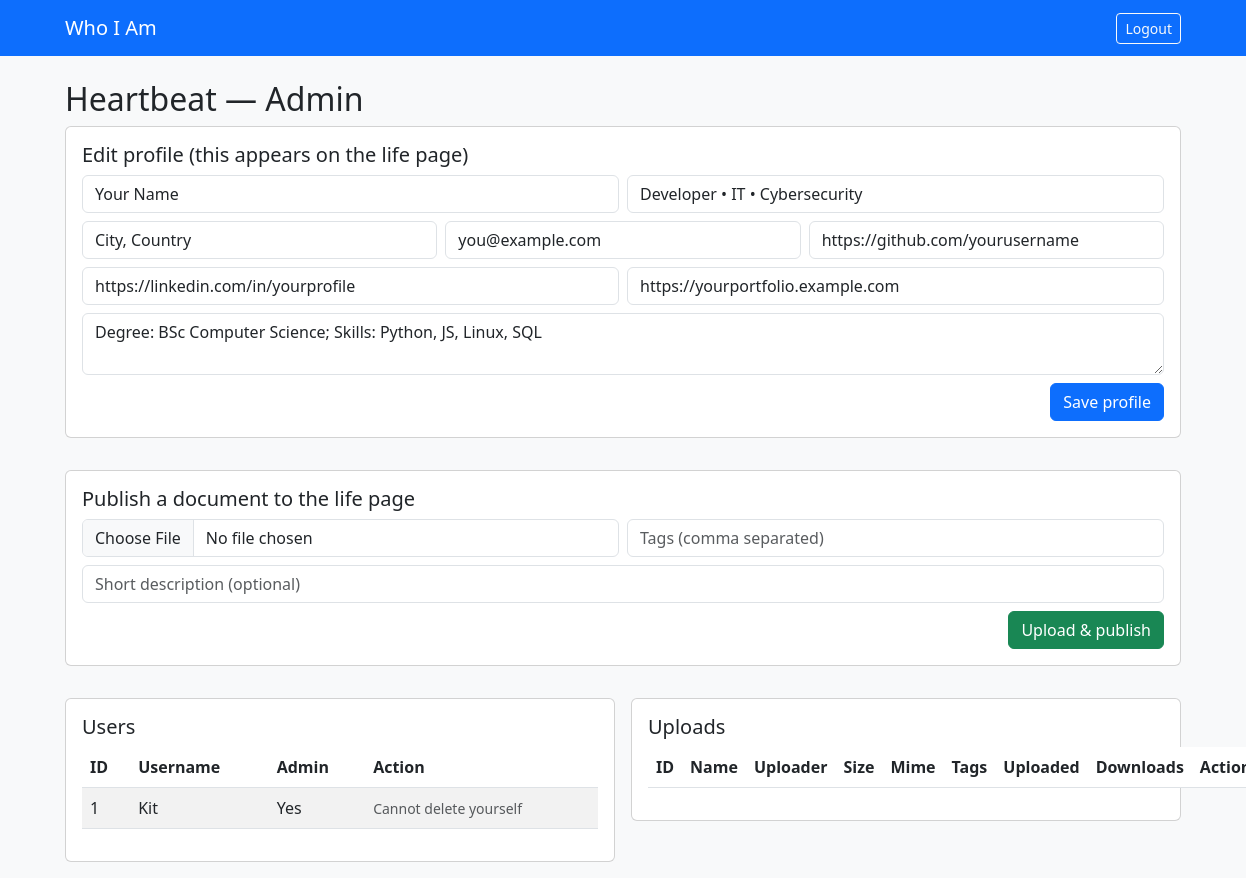
Screenshot of /heartbeat (signed in) with the database file from the repository.
### tables this page shows
CREATE TABLE profile (
            id INTEGER PRIMARY KEY CHECK (id = 1),
            name TEXT,
            tagline TEXT,
            location TEXT,
            contact_email TEXT,
            github TEXT,
            linkedin TEXT,
            portfolio TEXT,
            quick_facts TEXT
        , last_pulse TEXT DEFAULT NULL);

CREATE TABLE users (
            id INTEGER PRIMARY KEY AUTOINCREMENT,
            username TEXT UNIQUE NOT NULL,
            password_hash TEXT NOT NULL,
            sec_question TEXT,
            sec_answer_hash TEXT,
            is_admin INTEGER DEFAULT 0
        );

### app.py (the view)
@app.route("/heartbeat")
def heartbeat():
    if "username" not in session or not session.get("is_admin"):
        flash("Admin access required", "danger")
        return redirect(url_for("alpha"))
    db = get_db()
    users = db.execute("SELECT * FROM users ORDER BY id ASC").fetchall()
    uploads = db.execute("SELECT * FROM uploads ORDER BY uploaded_at DESC").fetchall()
    profile = get_profile()
    return render_template("heartbeat.html", users=users, uploads=uploads, profile=profile)

### app.py (called while the page is built)
def get_db():
    if getattr(g, "_db", None) is None:
        conn = sqlite3.connect(DB_PATH, check_same_thread=False)
        conn.row_factory = sqlite3.Row
        g._db = conn
    return g._db

def get_profile():
    db = get_db()
    return db.execute("SELECT * FROM profile WHERE id = 1").fetchone()

### templates/heartbeat.html (shortened to what this page needs)
{% extends 'base.html' %}
{% block content %}
<h2>Heartbeat — Admin</h2>
<div class="row g-3">
  <div class="col-12">
    <div class="card p-3 mb-3">
      <h5>Edit profile (this appears on the life page)</h5>
      <form action="{{ url_for('admin_update_profile') }}" method="post" class="row g-2">
        <div class="col-md-6"><input name="name" class="form-control" placeholder="Name" value="{{ profile.name }}"></div>
        <div class="col-md-6"><input name="tagline" class="form-control" placeholder="Tagline" value="{{ profile.tagline }}"></div>
        <div class="col-md-4"><input name="location" class="form-control" placeholder="Location" value="{{ profile.location }}"></div>
        <div class="col-md-4"><input name="contact_email" class="form-control" placeholder="Contact email" value="{{ profile.contact_email }}"></div>
        <div class="col-md-4"><input name="github" class="form-control" placeholder="GitHub URL" value="{{ profile.github }}"></div>
        <div class="col-md-6"><input name="linkedin" class="form-control" placeholder="LinkedIn URL" value="{{ profile.linkedin }}"></div>
        <div class="col-md-6"><input name="portfolio" class="form-control" placeholder="Portfolio URL" value="{{ profile.portfolio }}"></div>
        <div class="col-12">
          <textarea name="quick_facts" class="form-control" placeholder="Quick facts, degree, skills, etc.">{{ profile.quick_facts }}</textarea>
        </div>
        <div class="col-12 text-end">
          <button class="btn btn-primary">Save profile</button>
        </div>
      </form>
    </div>
  </div>
  <div class="col-12">
    <div class="card p-3 mb-3">
      <h5>Publish a document to the life page</h5>
      <form action="{{ url_for('admin_upload') }}" method="post" enctype="multipart/form-data" class="row g-2">
        <div class="col-md-6"><input type="file" name="doc" class="form-control" required></div>
        <div class="col-md-6"><input name="tags" class="form-control" placeholder="Tags (comma separated)"></div>
        <div class="col-12"><input name="description" class="form-control" placeholder="Short description (optional)"></div>
        <div class="col-12 text-end"><button class="btn btn-success">Upload & publish</button></div>
      </form>
    </div>
  </div>
  <div class="col-lg-6">
    <div class="card p-3 mb-3">
      <h5>Users</h5>
      <table class="table table-striped">
        <thead><tr><th>ID</th><th>Username</th><th>Admin</th><th>Action</th></tr></thead>
        <tbody>
        {% for u in users %}
          <tr>
            <td>{{ u.id }}</td>
            <td>{{ u.username }}</td>
            <td>{{ 'Yes' if u.is_admin else 'No' }}</td>
            <td>
              {% if session.username != u.username %}
              <form action="{{ url_for('delete_user', user_id=u.id) }}" method="post" style="display:inline">
                <button class="btn btn-sm btn-danger">Delete</button>
              </form>
              {% else %}
                <span class="text-muted small">Cannot delete yourself</span>
              {% endif %}
            </td>
          </tr>
        {% endfor %}
        </tbody>
      </table>
    </div>
  </div>
  <div class="col-lg-6">
    <div class="card p-3 mb-3">
      <h5>Uploads</h5>
      <table class="table table-hover">
        <thead><tr>
          <th>ID</th><th>Name</th><th>Uploader</th><th>Size</th><th>Mime</th><th>Tags</th><th>Uploaded</th><th>Downloads</th><th>Action</th>
        </tr></thead>
      </table>
    </div>
  </div>
</div>
{% endblock %}

### templates/base.html (shortened to what this page needs)
<!doctype html>
<html lang="en">
<head>
  <link href="https://cdn.jsdelivr.net/npm/bootstrap@5.3.0/dist/css/bootstrap.min.css" rel="stylesheet">
</head>
<body class="bg-light">
  <nav class="navbar navbar-expand-lg navbar-dark bg-primary mb-4">
    <div class="container">
      <a class="navbar-brand" href="{{ url_for('life') if session.get('username') else url_for('alpha') }}">
        Who I Am
      </a>
      <div class="ms-auto">
        {% if session.get('username') %}
          <a class="btn btn-sm btn-outline-light ms-2" href="{{ url_for('logout') }}">Logout</a>
        {% else %}
          <a class="btn btn-sm btn-outline-light" href="{{ url_for('alpha') }}">Sign In</a>
        {% endif %}
      </div>
    </div>
  </nav>
  <div class="container">
    {% block content %}{% endblock %}
  </div>
</body>
</html>

### rows the page displays
profile: name "Your Name", tagline "Developer • IT • Cybersecurity", location "City, Country", contact_email "you@example.com", github "https://github.com/yourusername", linkedin "https://linkedin.com/in/yourprofile", portfolio "https://yourportfolio.example.com", quick_facts "Degree: BSc Computer Science; Skills: Python, JS, Linux, SQL"
users: id "1", username "Kit", is_admin "Yes", shows "Cannot delete yourself"
